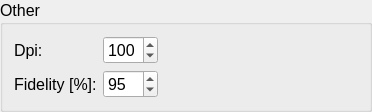
         <widget class="QGroupBox" name="groupBox_5">
          <property name="font">
           <font>
            <pointsize>12</pointsize>
           </font>
          </property>
          <property name="title">
           <string>Other</string>
          </property>
          <layout class="QHBoxLayout" name="horizontalLayout_10">
           <item>
            <layout class="QHBoxLayout" name="horizontalLayout_9">
             <item>
              <layout class="QVBoxLayout" name="verticalLayout_10">
               <item>
                <layout class="QHBoxLayout" name="horizontalLayout_5">
                 <item>
                  <layout class="QHBoxLayout" name="horizontalLayout_6">
                   <item>
                    <widget class="QLabel" name="lblDpi">
                     <property name="font">
                      <font>
                       <pointsize>12</pointsize>
                      </font>
                     </property>
                     <property name="text">
                      <string>Dpi:</string>
                     </property>
                    </widget>
                   </item>
                   <item>
                    <spacer name="horizontalSpacer_6">
                     <property name="orientation">
                      <enum>Qt::Horizontal</enum>
                     </property>
                     <property name="sizeHint" stdset="0">
                      <size>
                       <width>40</width>
                       <height>20</height>
                      </size>
                     </property>
                    </spacer>
                   </item>
                  </layout>
                 </item>
                 <item>
                  <widget class="QSpinBox" name="spinBoxDpi">
                   <property name="font">
                    <font>
                     <pointsize>12</pointsize>
                    </font>
                   </property>
                   <property name="maximum">
                    <number>999</number>
                   </property>
                   <property name="value">
                    <number>100</number>
                   </property>
                  </widget>
                 </item>
                </layout>
               </item>
               <item>
                <layout class="QHBoxLayout" name="horizontalLayout_12">
                 <item>
                  <widget class="QLabel" name="lblFidelity">
                   <property name="font">
                    <font>
                     <pointsize>12</pointsize>
                    </font>
                   </property>
                   <property name="text">
                    <string>Fidelity [%]:</string>
                   </property>
                  </widget>
                 </item>
                 <item>
                  <widget class="QSpinBox" name="spinBoxFidelity">
                   <property name="font">
                    <font>
                     <pointsize>12</pointsize>
                    </font>
                   </property>
                   <property name="minimum">
                    <number>1</number>
                   </property>
                   <property name="maximum">
                    <number>100</number>
                   </property>
                   <property name="value">
                    <number>95</number>
                   </property>
                  </widget>
                 </item>
                </layout>
               </item>
              </layout>
             </item>
            </layout>
           </item>
           <item>
            <spacer name="horizontalSpacer_10">
             <property name="orientation">
              <enum>Qt::Horizontal</enum>
             </property>
             <property name="sizeHint" stdset="0">
              <size>
               <width>40</width>
               <height>20</height>
              </size>
             </property>
            </spacer>
           </item>
           <item>
            <spacer name="horizontalSpacer_5">
             <property name="orientation">
              <enum>Qt::Horizontal</enum>
             </property>
             <property name="sizeHint" stdset="0">
              <size>
               <width>40</width>
               <height>20</height>
              </size>
             </property>
            </spacer>
           </item>
           <item>
            <spacer name="horizontalSpacer_9">
             <property name="orientation">
              <enum>Qt::Horizontal</enum>
             </property>
             <property name="sizeHint" stdset="0">
              <size>
               <width>40</width>
               <height>20</height>
              </size>
             </property>
            </spacer>
           </item>
           <item>
            <spacer name="horizontalSpacer_8">
             <property name="orientation">
              <enum>Qt::Horizontal</enum>
             </property>
             <property name="sizeHint" stdset="0">
              <size>
               <width>40</width>
               <height>20</height>
              </size>
             </property>
            </spacer>
           </item>
           <item>
            <spacer name="horizontalSpacer_7">
             <property name="orientation">
              <enum>Qt::Horizontal</enum>
             </property>
             <property name="sizeHint" stdset="0">
              <size>
               <width>40</width>
               <height>20</height>
              </size>
             </property>
            </spacer>
           </item>
          </layout>
         </widget>
